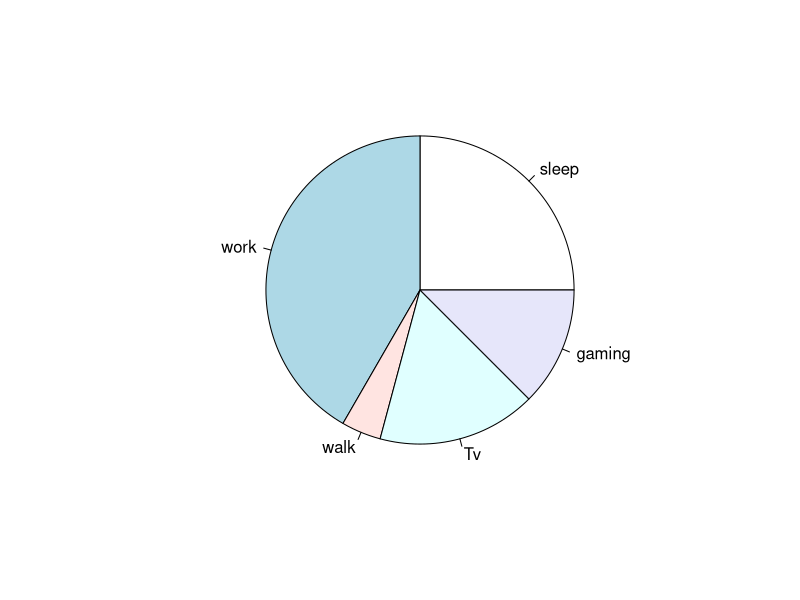

Reproduce this figure in R.
# Created on 
# Course work: 
# @author:
# Source:

# pie chart syntax:
# pie(values,labels,radius,main,col,clockwise)

# radius between -1 and 1
# clockwise giving direction of the pie chart

values <-c(6,10,1,4,3)
labels <-c("sleep","work","walk","Tv","gaming")

# name the chart
jpeg(file = "sample_pie.jpg")

pie(values,labels)